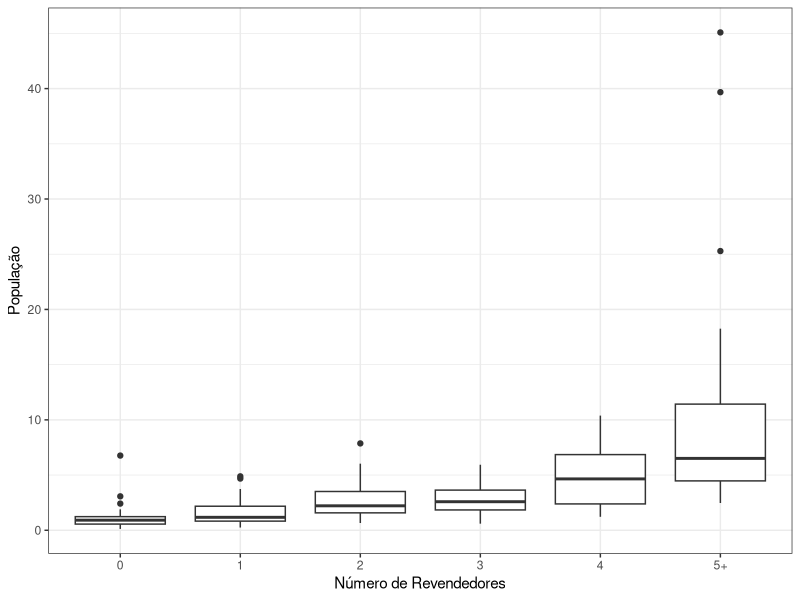
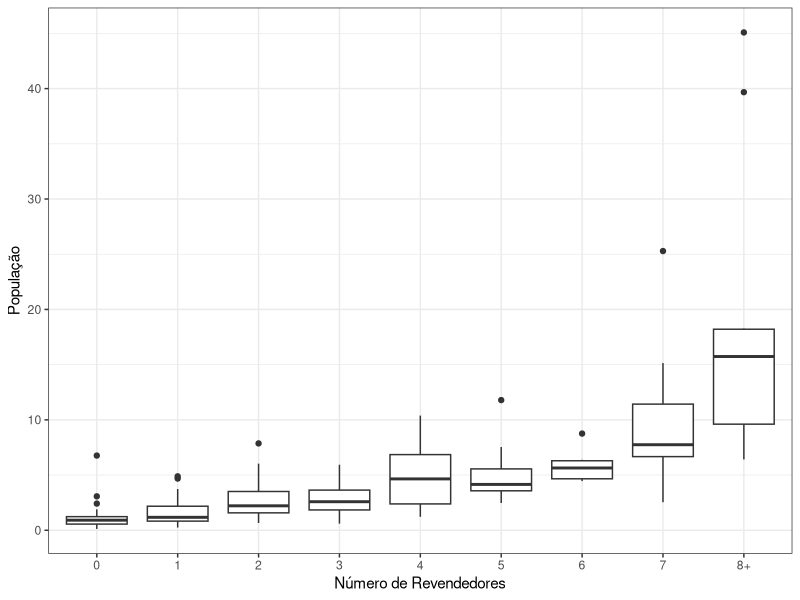

Write R code to recreate these figures, in order.
## ---- chunk 1
knitr::opts_chunk$set(echo = TRUE)
options(knitr.kable.NA = '')
library(tidyverse)
library(kableExtra)

quibble <- function(x, q = c(0.1, 0.2, 0.3, 0.4, 0.5, 0.6, 0.7, 0.8, 0.9)) {
  tibble("{{ x }}" := quantile(x, q), "{{ x }}_q" := q)
}
## ---- chunk 2
data <- read_table("data/tiredealers.txt", col_names = FALSE) %>% 
  select(id = X1, n = X2, tpop = X3, ngrw = X4, pgrw = X5, 
         octy = X6, opop = X7, landv = X8, eld = X9, 
         ffrac = X10, pinc = X11, lnhdd = X12)
## ---- chunk 3
data %>% 
  mutate(n = ifelse(n >= 5, "5+", n)) %>% 
  ggplot(aes(x = factor(n), y = tpop)) +
  geom_boxplot() + 
  xlab("Número de Revendedores") +
  ylab("População") +
  theme_bw()
## ---- chunk 4
data %>% 
  mutate(n = ifelse(n >= 5, "5+", n)) %>% 
  group_by(n) %>% 
  summarise(quibble(tpop)) %>% 
  mutate(tpop_q = as.character(tpop_q)) %>% 
  rbind(data %>% mutate(n = ifelse(n >= 5, "5+", n)) %>% 
          group_by(n) %>% 
          summarise(tpop = mean(tpop), tpop_q = "Média")) %>% 
  pivot_wider(id_cols = tpop_q,
              values_from = tpop,
              names_from = n) %>% 
  rename("Percentil" = tpop_q) %>% 
  kbl(caption = "Distribuição da População pelo Número de Revendedores na Cidade",
      booktabs = TRUE, digits = 2) %>%
  kable_styling(latex_options = "HOLD_position")
## ---- chunk 5
data %>% 
  mutate(n = ifelse(n >= 5, "5+", n)) %>% 
  group_by(n) %>% 
  summarise("Número de Cidades" = n()) %>% 
  rename("Revendedores" = n) %>% 
  kbl(caption = "Número de Cidades Observadas pelo Número de Revendedores na Cidade",
      booktabs = TRUE) %>%
  kable_styling(latex_options = "HOLD_position")
## ---- chunk 6
data %>% 
  mutate(n = ifelse(n >= 8, "8+", n)) %>% 
  ggplot(aes(x = factor(n), y = tpop)) +
  geom_boxplot() + 
  xlab("Número de Revendedores") +
  ylab("População") +
  theme_bw()
## ---- chunk 7
df <- data %>% 
  mutate(n = ifelse(n >= 5, 5, n))

likelihood <- function(params, .data) {
  
  # parameters to be chosen
  lambda1 <- params[1]
  lambda2 <- params[2]
  lambda3 <- params[3]
  lambda4 <- params[4]
  
  alpha1 <- params[5]
  alpha2 <- params[6]
  alpha3 <- params[7]
  alpha4 <- 0
  alpha5 <- params[8]
  
  beta2 <- params[9]
  beta3 <- params[10]
  beta4 <- params[11]
  beta7 <- params[12]
  
  gamma1 <- params[13]
  gamma2 <- params[14]
  gamma3 <- params[15]
  gamma4 <- params[16]
  gamma5 <- params[17]
  gammaL <- params[18]
  
  # market size
  S <- .data$tpop + lambda1*.data$opop + lambda2*.data$ngrw + lambda3*.data$pgrw + lambda4*.data$octy
  
  # defining independent variables
  XBeta <- beta2*.data$eld + beta3*.data$pinc + beta4*.data$lnhdd + beta7*.data$ffrac
  W <- .data$landv
  
  # building profit function
  Pi_bar1 <- S * (alpha1 + XBeta) - (gamma1 + gammaL*W)
  
  Pi_bar2 <- S * (alpha1 + XBeta - alpha2) - (gamma1 + gammaL*W + gamma2)
  
  Pi_bar3 <- S * (alpha1 + XBeta - alpha2 - alpha3) - (gamma1 + gammaL*W + gamma2 + gamma3)
  
  Pi_bar4 <- S * (alpha1 + XBeta - alpha2 - alpha3 - alpha4) - (gamma1 + gammaL*W + gamma2 + gamma3 + gamma4)
  
  Pi_bar5 <- S * (alpha1 + XBeta - alpha2 - alpha3 - alpha4 - alpha5) - (gamma1 + gammaL*W + gamma2 + gamma3 + gamma4 + gamma5)
  
  
  # building likelihood function
  ml <- rep(0, nrow(.data))
  N <- .data$n
  
  ml[N == 0] <- 1 - pnorm(Pi_bar1[N == 0], mean = 0, sd = 1)
  ml[N == 1] <- pnorm(Pi_bar1[N == 1], mean = 0, sd = 1) - pnorm(Pi_bar2[N == 1], mean = 0, sd = 1)
  ml[N == 2] <- pnorm(Pi_bar2[N == 2], mean = 0, sd = 1) - pnorm(Pi_bar3[N == 2], mean = 0, sd = 1)
  ml[N == 3] <- pnorm(Pi_bar3[N == 3], mean = 0, sd = 1) - pnorm(Pi_bar4[N == 3], mean = 0, sd = 1)
  ml[N == 4] <- pnorm(Pi_bar4[N == 4], mean = 0, sd = 1) - pnorm(Pi_bar5[N == 4], mean = 0, sd = 1)
  ml[N == 5] <- pnorm(Pi_bar5[N == 5], mean = 0, sd = 1)
  
  l = sum(log(ml))
  
  return(-l)
  
}

initial_pars <- c(-0.5, 2, 0.1, 0.1, 
                  0.8, 0.01, 0.15, 0.08,
                  -0.5, -0.01, 0.01, -0.02,
                  0.5, 0.8, 0.4, 0.6, 0.3, -0.7)

sol <- optim(initial_pars, likelihood, .data = df, method = "BFGS", hessian = TRUE)
se <- sqrt(diag(solve(sol$hessian)))
## ---- chunk 8
res <- cbind(sol$par, se)
results <- res[1:4, ] %>% # lambdas
  rbind(res[9:12, ]) %>%  # betas
  rbind(res[5:7, ]) %>%   # alpha 1:3
  rbind(c(NA, NA)) %>%    # alpha 4
  rbind(res[8, ]) %>%     # alpha 5
  rbind(res[13:18, ])     # gammas

colnames(results) <- c("Estimativa", "Erro-padrão assintótico")
rownames(results) <- c("$\\lambda_1$", "$\\lambda_2$", "$\\lambda_3$", "$\\lambda_4$",
                        "$\\beta_2$", "$\\beta_3$", "$\\beta_4$", "$\\beta_7$",
                        "$\\alpha_1$", "$\\alpha_2$", "$\\alpha_3$", "$\\alpha_4$", "$\\alpha_5$",
                        "$\\gamma_1$", "$\\gamma_2$", "$\\gamma_3$", "$\\gamma_4$", "$\\gamma_5$", "$\\gamma_L$")


# add likelihood
l <- data.frame(Estimativa = -sol$value, `Erro-padrão assintótico` = NA, 
                row.names = "Log likelihood", check.names = FALSE)

results %>% 
  rbind(l) %>% 
  kbl(caption = "Tabela 4 - Bresnahan and Reiss (1991)",
      booktabs = TRUE, digits = 2, escape = FALSE, linesep = "") %>%
  kable_styling(latex_options = "HOLD_position")
## ---- chunk 9
df <- data %>% 
  mutate(n = ifelse(n >= 5, 5, n))

likelihood <- function(params, .data) {
  
  # parameters to be chosen
  lambda1 <- params[1]
  lambda2 <- params[2]
  lambda3 <- params[3]
  lambda4 <- params[4]
  
  alpha1 <- params[5]
  alpha2 <- params[6]
  alpha3 <- params[7]
  alpha4 <- params[8]
  alpha5 <- params[9]
  
  beta2 <- params[10]
  beta3 <- params[11]
  beta4 <- params[12]
  beta7 <- params[13]
  
  gamma1 <- params[14]
  gamma2 <- params[15]
  gamma3 <- params[16]
  gamma4 <- params[17]
  gamma5 <- params[18]
  gammaL <- params[19]
  
  # market size
  S <- .data$tpop + lambda1*.data$opop + lambda2*.data$ngrw + lambda3*.data$pgrw + lambda4*.data$octy
  
  # defining independent variables
  XBeta <- beta2*.data$eld + beta3*.data$pinc + beta4*.data$lnhdd + beta7*.data$ffrac
  W <- .data$landv
  
  # building profit function
  Pi_bar1 <- S * (alpha1 + XBeta) - (gamma1 + gammaL*W)
  
  Pi_bar2 <- S * (alpha1 + XBeta - alpha2) - (gamma1 + gammaL*W + gamma2)
  
  Pi_bar3 <- S * (alpha1 + XBeta - alpha2 - alpha3) - (gamma1 + gammaL*W + gamma2 + gamma3)
  
  Pi_bar4 <- S * (alpha1 + XBeta - alpha2 - alpha3 - alpha4) - (gamma1 + gammaL*W + gamma2 + gamma3 + gamma4)
  
  Pi_bar5 <- S * (alpha1 + XBeta - alpha2 - alpha3 - alpha4 - alpha5) - (gamma1 + gammaL*W + gamma2 + gamma3 + gamma4 + gamma5)
  
  
  # building likelihood function
  ml <- rep(0, nrow(.data))
  N <- .data$n
  
  ml[N == 0] <- 1 - pnorm(Pi_bar1[N == 0], mean = 0, sd = 1)
  ml[N == 1] <- pnorm(Pi_bar1[N == 1], mean = 0, sd = 1) - pnorm(Pi_bar2[N == 1], mean = 0, sd = 1)
  ml[N == 2] <- pnorm(Pi_bar2[N == 2], mean = 0, sd = 1) - pnorm(Pi_bar3[N == 2], mean = 0, sd = 1)
  ml[N == 3] <- pnorm(Pi_bar3[N == 3], mean = 0, sd = 1) - pnorm(Pi_bar4[N == 3], mean = 0, sd = 1)
  ml[N == 4] <- pnorm(Pi_bar4[N == 4], mean = 0, sd = 1) - pnorm(Pi_bar5[N == 4], mean = 0, sd = 1)
  ml[N == 5] <- pnorm(Pi_bar5[N == 5], mean = 0, sd = 1)
  
  l = sum(log(ml))
  
  return(-l)
  
}

initial_pars <- c(-0.5, 2, 0.1, 0.1, 
                  0.8, 0.01, 0.15, 0, 0.08,
                  -0.5, -0.01, 0.01, -0.02,
                  0.5, 0.8, 0.4, 0.6, 0.3, -0.7)

sol <- optim(initial_pars, likelihood, .data = df, method = "BFGS", hessian = TRUE)
se <- sqrt(diag(solve(sol$hessian)))
## ---- chunk 10
res <- cbind(sol$par, se)
results <- res[1:4, ] %>% # lambdas
  rbind(res[10:13, ]) %>% # betas
  rbind(res[5:9, ]) %>%   # alpha 1:5
  rbind(res[14:19, ])     # gammas

colnames(results) <- c("Estimativa", "Erro-padrão assintótico")
rownames(results) <- c("$\\lambda_1$", "$\\lambda_2$", "$\\lambda_3$", "$\\lambda_4$",
                        "$\\beta_2$", "$\\beta_3$", "$\\beta_4$", "$\\beta_7$",
                        "$\\alpha_1$", "$\\alpha_2$", "$\\alpha_3$", "$\\alpha_4$", "$\\alpha_5$",
                        "$\\gamma_1$", "$\\gamma_2$", "$\\gamma_3$", "$\\gamma_4$", "$\\gamma_5$", "$\\gamma_L$")


# add likelihood
l <- data.frame(Estimativa = -sol$value, `Erro-padrão assintótico` = NA, 
                row.names = "Log likelihood", check.names = FALSE)

results %>% 
  rbind(l) %>% 
  kbl(caption = "Tabela 4 - Bresnahan and Reiss (1991) com $\\alpha_4$",
      booktabs = TRUE, digits = 2, escape = FALSE, linesep = "") %>%
  kable_styling(latex_options = "HOLD_position")
## ---- chunk 11
df <- data %>% 
  mutate(n = ifelse(n >= 5, 5, n))

likelihood <- function(params, .data) {
  
  # parameters to be chosen
  lambda1 <- params[1]
  lambda2 <- params[2]
  lambda3 <- params[3]
  lambda4 <- params[4]
  
  alpha <- params[5]

  beta2 <- params[6]
  beta3 <- params[7]
  beta4 <- params[8]
  beta7 <- params[9]
  
  gamma1 <- params[10]
  gamma2 <- params[11]
  gamma3 <- params[12]
  gamma4 <- params[13]
  gamma5 <- params[14]
  gammaL <- params[15]
  
  # market size
  S <- .data$tpop + lambda1*.data$opop + lambda2*.data$ngrw + lambda3*.data$pgrw + lambda4*.data$octy
  
  # defining independent variables
  XBeta <- beta2*.data$eld + beta3*.data$pinc + beta4*.data$lnhdd + beta7*.data$ffrac
  W <- .data$landv

  # building profit function
  Pi_bar1 <- S * (XBeta - alpha*1) - (gamma1 + gammaL*W)
  
  Pi_bar2 <- S * (XBeta - alpha*2) - (gamma1 + gammaL*W + gamma2)
  
  Pi_bar3 <- S * (XBeta - alpha*3) - (gamma1 + gammaL*W + gamma2 + gamma3)
  
  Pi_bar4 <- S * (XBeta - alpha*4) - (gamma1 + gammaL*W + gamma2 + gamma3 + gamma4)
  
  Pi_bar5 <- S * (XBeta - alpha*5) - (gamma1 + gammaL*W + gamma2 + gamma3 + gamma4 + gamma5)
  
  
  # building likelihood function
  ml <- rep(0, nrow(.data))
  N <- .data$n
  
  ml[N == 0] <- 1 - pnorm(Pi_bar1[N == 0], mean = 0, sd = 1)
  ml[N == 1] <- pnorm(Pi_bar1[N == 1], mean = 0, sd = 1) - pnorm(Pi_bar2[N == 1], mean = 0, sd = 1)
  ml[N == 2] <- pnorm(Pi_bar2[N == 2], mean = 0, sd = 1) - pnorm(Pi_bar3[N == 2], mean = 0, sd = 1)
  ml[N == 3] <- pnorm(Pi_bar3[N == 3], mean = 0, sd = 1) - pnorm(Pi_bar4[N == 3], mean = 0, sd = 1)
  ml[N == 4] <- pnorm(Pi_bar4[N == 4], mean = 0, sd = 1) - pnorm(Pi_bar5[N == 4], mean = 0, sd = 1)
  ml[N == 5] <- pnorm(Pi_bar5[N == 5], mean = 0, sd = 1)
  
  l = sum(log(ml))
  
  return(-l)
  
}

initial_pars <- c(-0.5, 0.5, 0.1, 0.1, 
                  0.01,
                  -0.5, -0.01, 0.01, -0.02,
                  0.5, 0.8, 0.4, 0.6, 0.3, -0.7)

sol <- optim(initial_pars, likelihood, .data = df, method = "BFGS", hessian = TRUE)
se <- sqrt(diag(solve(sol$hessian)))
## ---- chunk 12
res <- cbind(sol$par, se)
results <- res[1:4, ] %>% # lambdas
  rbind(res[6:9, ]) %>%   # betas
  rbind(res[5, ]) %>%     # alpha
  rbind(res[10:15, ])     # gammas

colnames(results) <- c("Estimativa", "Erro-padrão assintótico")
rownames(results) <- c("$\\lambda_1$", "$\\lambda_2$", "$\\lambda_3$", "$\\lambda_4$",
                        "$\\beta_2$", "$\\beta_3$", "$\\beta_4$", "$\\beta_7$",
                        "$\\alpha$",
                        "$\\gamma_1$", "$\\gamma_2$", "$\\gamma_3$", "$\\gamma_4$", "$\\gamma_5$", "$\\gamma_L$")


# add likelihood
l <- data.frame(Estimativa = -sol$value, `Erro-padrão assintótico` = NA, 
                row.names = "Log likelihood", check.names = FALSE)

results %>% 
  rbind(l) %>% 
  kbl(caption = "Tabela 4 - Bresnahan and Reiss (1991) com $-\\alpha n$ substituindo dummies",
      booktabs = TRUE, digits = 2, escape = FALSE, linesep = "") %>%
  kable_styling(latex_options = "HOLD_position")
## ---- chunk 13
df <- data %>% 
  mutate(n = ifelse(n >= 5, 5, n))

likelihood <- function(params, .data) {
  
  # parameters to be chosen
  lambda1 <- params[1]
  lambda2 <- params[2]
  lambda3 <- params[3]
  lambda4 <- params[4]
  
  alpha <- params[5]

  beta2 <- params[6]
  beta3 <- params[7]
  beta4 <- params[8]
  beta7 <- params[9]
  
  gamma1 <- params[10]
  gamma2 <- params[11]
  gamma3 <- params[12]
  gamma4 <- params[13]
  gamma5 <- params[14]
  gammaL <- params[15]
  
  # market size
  S <- .data$tpop + lambda1*.data$opop + lambda2*.data$ngrw + lambda3*.data$pgrw + lambda4*.data$octy
  
  # defining independent variables
  XBeta <- beta2*.data$eld + beta3*.data$pinc + beta4*.data$lnhdd + beta7*.data$ffrac
  W <- .data$landv
  
  # building profit function
  Pi_bar1 <- S * (XBeta - alpha*log(1)) - (gamma1 + gammaL*W)
  
  Pi_bar2 <- S * (XBeta - alpha*log(2)) - (gamma1 + gammaL*W + gamma2)
  
  Pi_bar3 <- S * (XBeta - alpha*log(3)) - (gamma1 + gammaL*W + gamma2 + gamma3)
  
  Pi_bar4 <- S * (XBeta - alpha*log(4)) - (gamma1 + gammaL*W + gamma2 + gamma3 + gamma4)
  
  Pi_bar5 <- S * (XBeta - alpha*log(5)) - (gamma1 + gammaL*W + gamma2 + gamma3 + gamma4 + gamma5)
  
  
  # building likelihood function
  ml <- rep(0, nrow(.data))
  N <- .data$n
  
  ml[N == 0] <- 1 - pnorm(Pi_bar1[N == 0], mean = 0, sd = 1)
  ml[N == 1] <- pnorm(Pi_bar1[N == 1], mean = 0, sd = 1) - pnorm(Pi_bar2[N == 1], mean = 0, sd = 1)
  ml[N == 2] <- pnorm(Pi_bar2[N == 2], mean = 0, sd = 1) - pnorm(Pi_bar3[N == 2], mean = 0, sd = 1)
  ml[N == 3] <- pnorm(Pi_bar3[N == 3], mean = 0, sd = 1) - pnorm(Pi_bar4[N == 3], mean = 0, sd = 1)
  ml[N == 4] <- pnorm(Pi_bar4[N == 4], mean = 0, sd = 1) - pnorm(Pi_bar5[N == 4], mean = 0, sd = 1)
  ml[N == 5] <- pnorm(Pi_bar5[N == 5], mean = 0, sd = 1)
  
  l = sum(log(ml))
  
  return(-l)
  
}

initial_pars <- c(-0.5, 0.5, 0.1, 0.1, 
                  0.01,
                  -0.5, -0.01, 0.01, -0.02,
                  0.5, 0.8, 0.4, 0.6, 0.3, -0.7)

sol <- optim(initial_pars, likelihood, .data = df, method = "BFGS", hessian = TRUE)
se <- sqrt(diag(solve(sol$hessian)))
## ---- chunk 14
res <- cbind(sol$par, se)
results <- res[1:4, ] %>% # lambdas
  rbind(res[6:9, ]) %>%   # betas
  rbind(res[5, ]) %>%     # alpha
  rbind(res[10:15, ])     # gammas

colnames(results) <- c("Estimativa", "Erro-padrão assintótico")
rownames(results) <- c("$\\lambda_1$", "$\\lambda_2$", "$\\lambda_3$", "$\\lambda_4$",
                        "$\\beta_2$", "$\\beta_3$", "$\\beta_4$", "$\\beta_7$",
                        "$\\alpha$",
                        "$\\gamma_1$", "$\\gamma_2$", "$\\gamma_3$", "$\\gamma_4$", "$\\gamma_5$", "$\\gamma_L$")


# add likelihood
l <- data.frame(Estimativa = -sol$value, `Erro-padrão assintótico` = NA, 
                row.names = "Log likelihood", check.names = FALSE)

results %>% 
  rbind(l) %>% 
  kbl(caption = "Tabela 4 - Bresnahan and Reiss (1991) com $-\\alpha \\log(n)$ substituindo dummies",
      booktabs = TRUE, digits = 2, escape = FALSE, linesep = "") %>%
  kable_styling(latex_options = "HOLD_position")
## ---- chunk 15
df <- data %>% 
  mutate(n = ifelse(n >= 5, 5, n))

likelihood <- function(params, .data) {
  
  # parameters to be chosen
  lambda1 <- params[1]
  lambda2 <- params[2]
  lambda3 <- params[3]
  lambda4 <- params[4]
  
  alpha1 <- params[5]
  alpha2 <- params[6]
  alpha3 <- params[7]
  alpha4 <- params[8]
  alpha5 <- params[9]
  
  beta2 <- params[10]
  beta3 <- params[11]
  beta4 <- params[12]
  beta7 <- params[13]
  
  gamma <- params[14]
  gammaL <- params[15]
  
  # market size
  S <- .data$tpop + lambda1*.data$opop + lambda2*.data$ngrw + lambda3*.data$pgrw + lambda4*.data$octy
  
  # defining independent variables
  XBeta <- beta2*.data$eld + beta3*.data$pinc + beta4*.data$lnhdd + beta7*.data$ffrac
  W <- .data$landv
  
  # building profit function
  Pi_bar1 <- S * (alpha1 + XBeta) - (gamma*1 + gammaL*W)
  
  Pi_bar2 <- S * (alpha1 + XBeta - alpha2) - (gamma*2 + gammaL*W)
  
  Pi_bar3 <- S * (alpha1 + XBeta - alpha2 - alpha3) - (gamma*3 + gammaL*W)
  
  Pi_bar4 <- S * (alpha1 + XBeta - alpha2 - alpha3 - alpha4) - (gamma*4 + gammaL*W)
  
  Pi_bar5 <- S * (alpha1 + XBeta - alpha2 - alpha3 - alpha4 - alpha5) - (gamma*5 + gammaL*W)
  
  
  # building likelihood function
  ml <- rep(0, nrow(.data))
  N <- .data$n
  
  ml[N == 0] <- 1 - pnorm(Pi_bar1[N == 0], mean = 0, sd = 1)
  ml[N == 1] <- pnorm(Pi_bar1[N == 1], mean = 0, sd = 1) - pnorm(Pi_bar2[N == 1], mean = 0, sd = 1)
  ml[N == 2] <- pnorm(Pi_bar2[N == 2], mean = 0, sd = 1) - pnorm(Pi_bar3[N == 2], mean = 0, sd = 1)
  ml[N == 3] <- pnorm(Pi_bar3[N == 3], mean = 0, sd = 1) - pnorm(Pi_bar4[N == 3], mean = 0, sd = 1)
  ml[N == 4] <- pnorm(Pi_bar4[N == 4], mean = 0, sd = 1) - pnorm(Pi_bar5[N == 4], mean = 0, sd = 1)
  ml[N == 5] <- pnorm(Pi_bar5[N == 5], mean = 0, sd = 1)
  
  l = sum(log(ml))
  
  return(-l)
  
}

initial_pars <- c(-0.5, 2, 0.1, 0.1, 
                  0.5, 0.01, 0.15, 0, 0.08,
                  -0.5, -0.01, 0.01, -0.02,
                  0.05, -0.5)

sol <- optim(initial_pars, likelihood, .data = df, method = "BFGS", hessian = TRUE)
se <- sqrt(diag(solve(sol$hessian)))
## ---- chunk 16
res <- cbind(sol$par, se)
results <- res[1:4, ] %>% # lambdas
  rbind(res[10:13, ]) %>% # betas
  rbind(res[5:9, ]) %>%   # alpha 1:5
  rbind(res[14:15, ])     # gammas

colnames(results) <- c("Estimativa", "Erro-padrão assintótico")
rownames(results) <- c("$\\lambda_1$", "$\\lambda_2$", "$\\lambda_3$", "$\\lambda_4$",
                        "$\\beta_2$", "$\\beta_3$", "$\\beta_4$", "$\\beta_7$",
                        "$\\alpha_1$", "$\\alpha_2$", "$\\alpha_3$", "$\\alpha_4$", "$\\alpha_5$",
                        "$\\gamma$", "$\\gamma_L$")


# add likelihood
l <- data.frame(Estimativa = -sol$value, `Erro-padrão assintótico` = NA, 
                row.names = "Log likelihood", check.names = FALSE)

results %>% 
  rbind(l) %>% 
  kbl(caption = "Tabela 4 - Bresnahan and Reiss (1991) com $\\gamma n$ substituindo dummies",
      booktabs = TRUE, digits = 2, escape = FALSE, linesep = "") %>%
  kable_styling(latex_options = "HOLD_position")
## ---- chunk 17
df <- data %>% 
  mutate(n = ifelse(n >= 5, 5, n))

likelihood <- function(params, .data) {
  
  # parameters to be chosen
  lambda1 <- params[1]
  lambda2 <- params[2]
  lambda3 <- params[3]
  lambda4 <- params[4]
  
  alpha1 <- params[5]
  alpha2 <- params[6]
  alpha3 <- params[7]
  alpha4 <- params[8]
  alpha5 <- params[9]
  
  beta2 <- params[10]
  beta3 <- params[11]
  beta4 <- params[12]
  beta7 <- params[13]
  
  gamma <- params[14]
  gammaL <- params[15]
  
  # market size
  S <- .data$tpop + lambda1*.data$opop + lambda2*.data$ngrw + lambda3*.data$pgrw + lambda4*.data$octy
  
  # defining independent variables
  XBeta <- beta2*.data$eld + beta3*.data$pinc + beta4*.data$lnhdd + beta7*.data$ffrac
  W <- .data$landv
  
  # building profit function
  Pi_bar1 <- S * (alpha1 + XBeta) - (gamma*log(1) + gammaL*W)
  
  Pi_bar2 <- S * (alpha1 + XBeta - alpha2) - (gamma*log(2) + gammaL*W)
  
  Pi_bar3 <- S * (alpha1 + XBeta - alpha2 - alpha3) - (gamma*log(3) + gammaL*W)
  
  Pi_bar4 <- S * (alpha1 + XBeta - alpha2 - alpha3 - alpha4) - (gamma*log(4) + gammaL*W)
  
  Pi_bar5 <- S * (alpha1 + XBeta - alpha2 - alpha3 - alpha4 - alpha5) - (gamma*log(5) + gammaL*W)
  
  
  # building likelihood function
  ml <- rep(0, nrow(.data))
  N <- .data$n
  
  ml[N == 0] <- 1 - pnorm(Pi_bar1[N == 0], mean = 0, sd = 1)
  ml[N == 1] <- pnorm(Pi_bar1[N == 1], mean = 0, sd = 1) - pnorm(Pi_bar2[N == 1], mean = 0, sd = 1)
  ml[N == 2] <- pnorm(Pi_bar2[N == 2], mean = 0, sd = 1) - pnorm(Pi_bar3[N == 2], mean = 0, sd = 1)
  ml[N == 3] <- pnorm(Pi_bar3[N == 3], mean = 0, sd = 1) - pnorm(Pi_bar4[N == 3], mean = 0, sd = 1)
  ml[N == 4] <- pnorm(Pi_bar4[N == 4], mean = 0, sd = 1) - pnorm(Pi_bar5[N == 4], mean = 0, sd = 1)
  ml[N == 5] <- pnorm(Pi_bar5[N == 5], mean = 0, sd = 1)
  
  l = sum(log(ml))
  
  return(-l)
  
}

initial_pars <- c(-0.5, 1, 0.1, 0.1, 
                  0.5, 0.01, 0.15, 0, 0.08,
                  -0.5, -0.01, 0.01, -0.02,
                  0.05, -0.5)

sol <- optim(initial_pars, likelihood, .data = df, method = "BFGS", hessian = TRUE)
se <- sqrt(diag(solve(sol$hessian)))
## ---- chunk 18
res <- cbind(sol$par, se)
results <- res[1:4, ] %>% # lambdas
  rbind(res[10:13, ]) %>% # betas
  rbind(res[5:9, ]) %>%   # alpha 1:5
  rbind(res[14:15, ])     # gammas

colnames(results) <- c("Estimativa", "Erro-padrão assintótico")
rownames(results) <- c("$\\lambda_1$", "$\\lambda_2$", "$\\lambda_3$", "$\\lambda_4$",
                        "$\\beta_2$", "$\\beta_3$", "$\\beta_4$", "$\\beta_7$",
                        "$\\alpha_1$", "$\\alpha_2$", "$\\alpha_3$", "$\\alpha_4$", "$\\alpha_5$",
                        "$\\gamma$", "$\\gamma_L$")


# add likelihood
l <- data.frame(Estimativa = -sol$value, `Erro-padrão assintótico` = NA, 
                row.names = "Log likelihood", check.names = FALSE)

results %>% 
  rbind(l) %>% 
  kbl(caption = "Tabela 4 - Bresnahan and Reiss (1991) com $\\gamma \\log(n)$ substituindo dummies",
      booktabs = TRUE, digits = 2, escape = FALSE, linesep = "") %>%
  kable_styling(latex_options = "HOLD_position")
